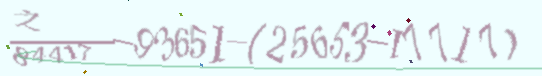
#> input picture 6991_-1_2_.png, 542 x 76 px, given in place of 80000.png, which was not available
$ python get_all_image.py   (Python 2 division)
#> lines starting #> are read from the running program, lines starting #| are printed output that depends on the picture; pictures that were not available may be replaced by others from this repository, and a replacement may not be noted
#> further down, tmp_png is the input picture: shape (76, 542, 3); mean B, G, R 244.9, 243.2, 230.9
# coding:utf-8
import cv2
import numpy as np
from PIL import Image,ImageFilter
from matplotlib import pyplot as plt
import thread
import time
import os
#链接区间
# save_path = "tst_img/"

def tst_img(img):
    cv2.imshow("tst",img)
    cv2.waitKey(0)
    cv2.destroyAllWindows()

mode = "train"#train or val or gen
is_test = False
def get_segment(l,low_limit,seg_limit,len_limit):
    tmp_segments = []
    state = False
    tmp_i = len(l) - 1
    for i in xrange(len(l)):
        if state == False:
            if l[i] >= low_limit:
                state = True
                tmp_i = i
        if state == True:
            if l[i] < low_limit or i == len(l) - 1:
                state = False
                # if len_limit < i - tmp_i:
                tmp_segments.append([tmp_i,i])

    if len(tmp_segments) == 0:
        return []
    res = [tmp_segments[0]]
    for i in xrange(1,len(tmp_segments)):
        if tmp_segments[i][0] - res[-1][1] < seg_limit:
            res[-1][1] = tmp_segments[i][1]
        else:
            res.append(tmp_segments[i])
    return res

def process_single_img(img,img_path):
    # tmp_time = time.time()
    #腐蚀膨胀
    kernel = np.ones((3, 3), np.uint8)
    pos_img = cv2.dilate(img, kernel, iterations=2)
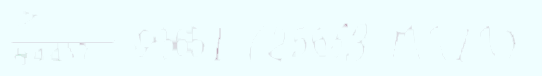
#> pos_img: shape (76, 542, 3); mean B, G, R 254.6, 253.5, 238.7
    pos_img = cv2.erode(pos_img, kernel, iterations=6)
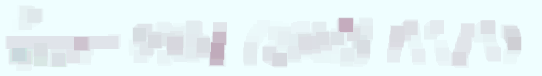
#> pos_img: shape (76, 542, 3); mean B, G, R 247.1, 244.8, 233
    if is_test:
        tst_img(pos_img)
        cv2.imwrite("/home/night/1.png", pos_img)
    # print 1, time.time() - tmp_time
    # tmp_time = time.time()
    #确定背景色，左上角采样
    bg_color_list = {}
    bg_test_width = 16
    bg_test_height = 16
    for i in xrange(bg_test_width):
        for j in xrange(bg_test_height):
            tmp_color = tuple(pos_img[i, j])
            if bg_color_list.has_key(tmp_color) == False:
                bg_color_list[tmp_color] = 1
            else:
                tmp_num = bg_color_list[tmp_color]
                tmp_num += 1
                bg_color_list[tmp_color] = tmp_num
#> after the loop, bg_color_list = {(255, 254, 239): 256}
    sort_bg_color_list = sorted(bg_color_list.iteritems(), key=lambda a: a[1], reverse=True)
#> sort_bg_color_list = [((255, 254, 239), 256)]
    bg_color = list(sort_bg_color_list[0][0])
#> bg_color = [255, 254, 239]
    # [15 lines of commented-out code are left out]
    bg_color_sum = sum(bg_color)
#> bg_color_sum = 748
    IMG_HEIGHT = pos_img.shape[0]
#> IMG_HEIGHT = 76
    IMG_WIDTH = pos_img.shape[1]
#> IMG_WIDTH = 542
    pos_img_np = np.asarray(pos_img, np.int32)
    pos_img_np = pos_img_np[:, :, 0] + pos_img_np[:, :, 1] + pos_img_np[:, :, 2]
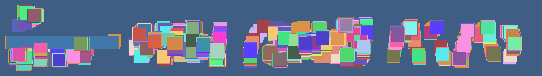
#> pos_img_np: shape (76, 542) int32; 105 distinct labels, from 550 to 748; one colour per label, 0 black
    tmp_ones = np.ones((IMG_WIDTH, 1))
#> tmp_ones = 542 values from 1 to 1
    y_tou = np.dot(pos_img_np, tmp_ones)
#> y_tou = 76 values, max 405416 at index 0, min 376408 at index 38, mean 392903.6
    y_tou = np.reshape(y_tou, (IMG_HEIGHT))
    y_tou = np.abs(y_tou - bg_color_sum * IMG_WIDTH)
#> y_tou = 76 values, max 29008 at index 38, min 0 at index 0, mean 12512.4

    # x_tou = cv2.calcHist()
    y_segs = get_segment(y_tou, 5, 25, 16)
#> in get_segment, `tmp_i = len(l) - 1`: tmp_i = 75
#> the loop in get_segment, `for i in xrange(len(l)):` made 76 passes
#> (state, tmp_i) on pass 6: (True, 5)
#> state on pass 72: False
#> after the loop in get_segment, `for i in xrange(len(l)):`: state = False; tmp_i = 5; tmp_segments = [[5, 71]]
#> y_segs = [[5, 71]]

    # print 3, time.time() - tmp_time
    # tmp_time = time.time()
    #处理碎块
    may_wrong = False
    i = 0
    while i < len(y_segs):
        if y_segs[i][1] - y_segs[i][0] < 20:
            may_wrong = True
            del y_segs[i]
        else:
            i += 1
#> this loop made 1 pass
#> i on pass 1: 1
#> after the loop, i = 1
    i = 0
    x_segs = []
    for tmp_y_segs in y_segs:
        tmp_ones = np.ones((1, tmp_y_segs[1] - tmp_y_segs[0]))
        # [4 lines of commented-out code are left out]
        x_tou = np.dot(tmp_ones, pos_img_np[tmp_y_segs[0]:tmp_y_segs[1],:])
        x_tou = np.reshape(x_tou, (IMG_WIDTH))
        x_tou = np.abs(x_tou - bg_color_sum * (tmp_y_segs[1] - tmp_y_segs[0]))
        # for t in range(len(x_tou)):
        #     if x_tou[t] != 0:
        #         print t,x_tou[t],tmp_y_segs
        tmp_x_segs = get_segment(x_tou, 5, 40, 20)
        if is_test:
            print "here", tmp_x_segs
        tmp_v = 0
        tmp_i = 0
        if len(tmp_x_segs) > 1:
            s_i = 0
            for s in tmp_x_segs:
                if s[1] - s[0] > tmp_v:
                    tmp_v = s[1] - s[0]
                    tmp_i = s_i
                s_i += 1
        x_segs.append(tmp_x_segs[tmp_i])
#> this loop made 1 pass
#> (tmp_y_segs, tmp_x_segs) on pass 1: ([5, 71], [[5, 522]])
#> after the loop, x_segs = [[5, 522]]
    if is_test:
        print "here2", x_segs

    while i < len(x_segs):
        if x_segs[i][1] - x_segs[i][0] < 20:
            may_wrong = True
            del x_segs[i]
        else:
            i += 1
#> after the loop, i = 1
    # print x_segs
    # print 4, time.time() - tmp_time
    # tmp_time = time.time()
    # 处理不合理块
    while len(y_segs) > 3:
        may_wrong = True
        tmp_min_v = y_segs[0][1] - y_segs[0][0]
        tmp_min_i = 0
        for i in range(1,len(y_segs)):
            if y_segs[i][1] - y_segs[i][0] < tmp_min_v:
                tmp_min_v = y_segs[i][1] - y_segs[i][0]
                tmp_min_i = i
        del y_segs[tmp_min_i]
#> this loop made 0 passes


    if len(x_segs) > 3:
        may_wrong = True
        tmp_min_v = x_segs[0][1] - x_segs[0][0]
        tmp_min_i = 0
        for i in range(1, len(x_segs)):
            if x_segs[i][1] - x_segs[i][0] < tmp_min_v:
                tmp_min_v = x_segs[i][1] - x_segs[i][0]
                tmp_min_i = i
        del x_segs[tmp_min_i]
    # print 5, time.time() - tmp_time
    # tmp_time = time.time()
    #根据区间划分

    bias = 5
    if may_wrong:
        f = open("{0}_may_wrong_img.txt".format(mode),"a")
        f.write("{0}\n".format(img_path))
        f.close()

    tmp_x_min = x_segs[-1][0] - bias
#> tmp_x_min = 0
    if tmp_x_min < 0:
        tmp_x_min = 0
    tmp_x_max = x_segs[-1][1] + bias+15
#> tmp_x_max = 542

    if tmp_x_max >= IMG_WIDTH:
        tmp_x_max = IMG_WIDTH - 1
#> tmp_x_max = 541
    tmp_y_min = y_segs[0][0] - bias
#> tmp_y_min = 0
    if tmp_y_min < 0:
        tmp_y_min = 0
    tmp_y_max = y_segs[-1][1] + bias
#> tmp_y_max = 76
    if tmp_y_max >= IMG_HEIGHT:
        tmp_y_max = IMG_HEIGHT - 1
#> tmp_y_max = 75

    tmp_img = img[tmp_y_min:tmp_y_max, tmp_x_min:tmp_x_max, :]
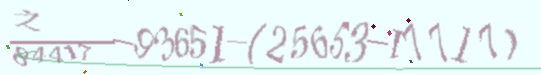
#> tmp_img: shape (75, 541, 3); mean B, G, R 244.8, 243, 230.8
    f = open("{0}_img_shape.txt".format(mode), "a")
    f.write("{0} {1} {2}\n".format(img_path, i, tmp_img.shape))
    f.close()
    return tmp_img
    # print 6, time.time() - tmp_time
    # tmp_time = time.time()

if __name__ == '__main__':
    if os.path.exists("/home/night/data/{0}_all/".format(mode)) == False:
        os.mkdir("/home/night/data/{0}_all/".format(mode))

    if mode == "train":
        file_path = "/home/night/data/image_contest_level_2/"
    else:
        file_path = "/home/night/data/image_contest_level_2_validate/"
    save_path = "/home/night/data/{0}_all/".format(mode)
    # tst_index = 4635
    # is_test = True
    # for i in range(tst_index,tst_index+1):
    for i in range(80000, 100000):
        print i
        # tmp_line = tmp_lines[i]
        # tmp_strs = tmp_line.split(";")
        # segs = len(tmp_strs)
        tmp_path = file_path + "{0}.png".format(i)
        tmp_png = cv2.imread(tmp_path)
#> (the run stopped early here; a loop or call above may not have finished)
